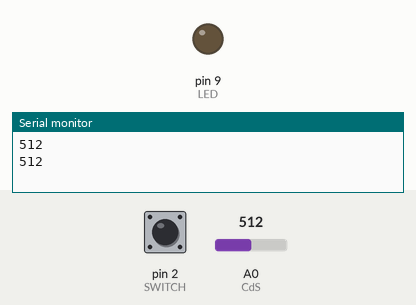
This sketch was run on a simulated Arduino Uno, built with avr-gcc and run on an emulated ATmega328P. Shown: output pins drawn as LEDs (lit = HIGH), the last lines printed to the serial monitor. Dashed ring = blinking. Inputs (shaded band) come from the test bench; at power-on: pin 2 (SWITCH) HIGH, A0 (CdS) = 512.

Above: at 1.2 s.
1.3 s: pin 2 (SWITCH) pulled LOW for 1 s
At 2.05 s:
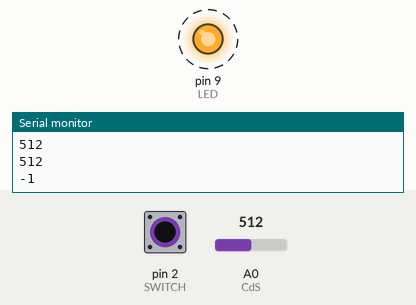
Timing chart, 0 to 10.8 s (numbered marks = the images above; inputs shaded):
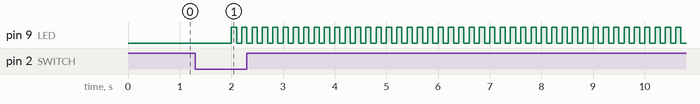

The sketch:

check.ino
```cpp
const int LED = 9;
const int SWITCH = 2;
const int CdS = 0;
int c;
int flag = 0;

void setup() {
  Serial.begin(9600);
  pinMode(LED, OUTPUT);
}

  void loop() {
    int val;
    char c = '1';
    val = analogRead(CdS);
    int v = digitalRead(SWITCH);
    if(v == LOW){
      Serial.println(-1);
      for(int i=0;i < 50;i++){
        digitalWrite(LED, HIGH);
        delay(100);
        digitalWrite(LED, LOW);
        delay(100);
      }
    }
    Serial.println(val);
    switch (Serial.read()) {

      case 'a':
        digitalWrite(LED, HIGH);
        break;

      case 'b':
        digitalWrite(LED, LOW);
        break;
    }
    delay(1000);
  }
```

Measured:
- after the input at 1.3 s, pin 9 (LED): alternates HIGH for 0.10 s and LOW for 0.10 s, starting after 0.70 s
